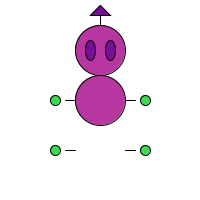
Frame 1 (no input)
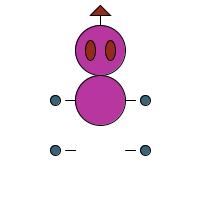
Frame 60 (the mouse pressed at the canvas centre just before this capture)
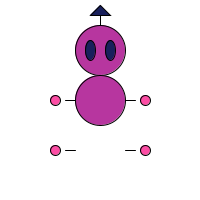
Frame 120 (the mouse held since frame 60 and released just before this capture)

The Processing sketch that drew these frames (run headless with seeded random() and noise(); from frame 60 on, the mouse is pressed at the canvas centre):

// Processing sketch: processing_23774
// ── processing_23774.pde



int circleX = 100;
int circleY = 100;
int circleW = 50;
int circleH = 50;

float eyeR; 
float eyeG; 
float eyeB;

void setup () {
  size(200,200);
  background(255);

  smooth();
}

void draw() {

  ellipseMode(CENTER);
  smooth();
  background(255);

  //draw head
  fill(183,54,159);
  ellipse( circleX,circleY-circleH,circleW,circleH);
  //ellipse(circleX,circleY-50,circleW,circleH);

  //draw body
  ellipse(circleX,circleY,circleW,circleH);

  if (mouseX>50&&mouseY<50) {
    fill(67,15,160);
    ellipse(circleX,circleY+50,circleW,circleH);

  }
    //draw eyes 

    eyeR = random(183); 
    eyeG = random(54); 
    eyeB = random(159); 
    fill(eyeR,eyeG,eyeB);

    ellipse(circleX-10,circleY-50,circleW-40,circleH-30);
    ellipse(circleX+10,circleY-50,circleW-40,circleH-30);

    //draw stinger
    line(100,25,100,15);
    triangle(90,15,110,15,100,5);

    //draw arms{
    eyeR = random(255); 
    eyeG = random(255); 
    eyeB = random(255); 
    fill(eyeR,eyeG,eyeB);
    line(125,100,135,100);
    ellipse(145,100,10,10);

    line(125,150,135,150);
    ellipse(145,150,10,10);

    line(75,100,65,100);
    ellipse(55,100,10,10);

    line(75,150,65,150);
    ellipse(55,150,10,10);
  }
